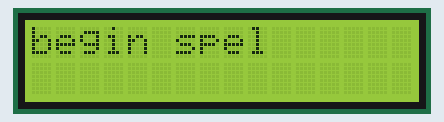
The sketch below on a simulated Arduino Uno, built with avr-gcc and run on an emulated ATmega328P. Parts: 16×2 character LCD.

Above: at 0.1 s.
At 2.1 s:
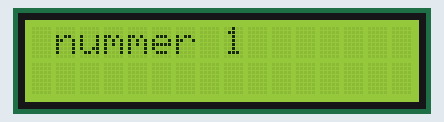
At 4.1 s:
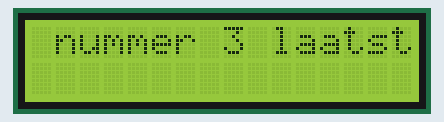
At 5.1 s:
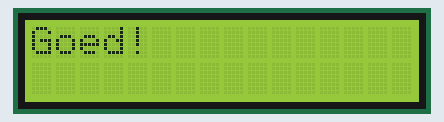
At 6.6 s:
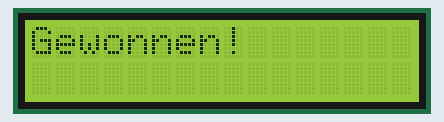
At 8.6 s:
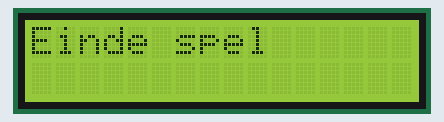

The sketch:

sketch_jan19a.ino
```cpp
#include <LiquidCrystal.h>

LiquidCrystal lcd(12, 11, 5, 4, 3, 2);

void setup() {

  lcd.begin(16, 2);
  lcd.clear();


  lcd.print("begin spel");
  delay(2000);


  lcd.clear();
  lcd.print(" nummer 1");
  delay(1000);

  lcd.clear();
  lcd.print(" nummer 2");
  delay(1000);

  lcd.clear();
  lcd.print(" nummer 3 laatste");
  delay(1000);

  // Controle (voorbeeld)
  bool antwoordGoed = true;

  lcd.clear();
  if (antwoordGoed) {
    lcd.print("Goed!");
    delay(1500);
    lcd.clear();
    lcd.print("Gewonnen!");
  } else {
    lcd.print("Fout!");
    delay(1500);
    lcd.clear();
    lcd.print("Game Over");
  }

  delay(2000);

  // Einde spel
  lcd.clear();
  lcd.print("Einde spel");
}

void loop() {
  // niets nodig
}
```

Measured:
- what the display in image 1 shows lasts 1.0 s, from 2.1 s to 3.1 s
- what the display in image 3 shows lasts 1.5 s, from 5.1 s to 6.6 s
- what the display in image 4 shows lasts 2.0 s, from 6.6 s to 8.6 s
